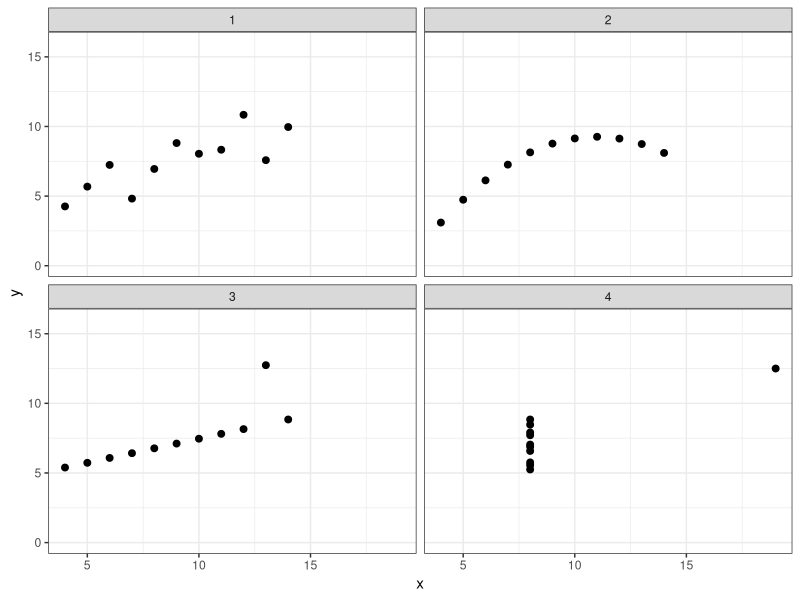
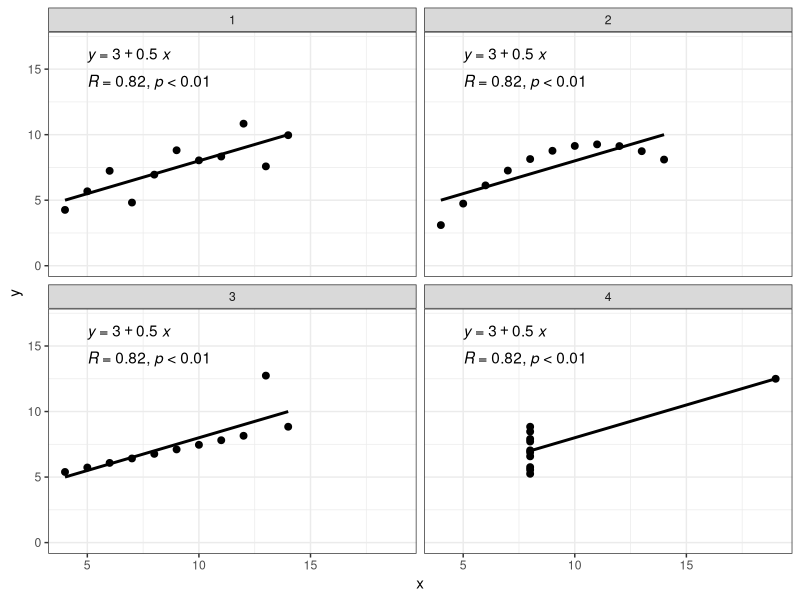

The R source for these figures, in order: (Note: this script raises an error after producing the figures.)
#
#
#
#
#
#
#
#
#
#
#
#
#
#
#
#
#
#
#
#
#
#
#
#
#
#
#
#
#
#
#
#
#
#
#
#
#
#
#
#
#
#
#
#
#
#
#
#
#
#
#
#
#
#
#
#
#| label: anscombes

library(tidyverse)
library(ggpubr)

anscombe_long <- tidyr::pivot_longer(
  anscombe,
  cols = everything(),
  names_to = c(".value", "set"),
  names_pattern = "([xy])(\\d+)",
  names_transform = list(set = as.integer)
) 

anscombe_fig <- ggpubr::ggscatter(data = anscombe_long, x = "x", y = "y", facet.by = "set") + 
  ylim(c(0, 16)) + 
  theme_bw()

anscombe_fig

ggpubr::ggscatter(data = anscombe_long, x = "x", y = "y", facet.by = "set", add = "reg.line") +
  ylim(c(0, 17)) + 
  ggpubr::stat_regline_equation(label.x = 5, label.y = 16) +
  ggpubr::stat_cor(label.x = 5, label.y = 14, digits = 2, p.accuracy = 0.01) + 
  theme_bw()

#
#
#
#
#
#
#
#
#
#
#
#
#
#
#
#
#
#
#
#
#
#
#
#
#
#
#
#
#
#
#
#
#
#
#
#
#
#
#
#
#
#
#
#
#
#
#
#
#
#
#
#
#
#
#
#
#
#
#
#
#
#
#
#
#
#
#
#
#
#
#
#
#
#
#
#
#
#
#
#
#
#
#
#
#
#
#
#
#
#
#
#
#
#
#
#
#
#
#
#| label: bad-ink-data-ratio

library(ggplot2)
library(dplyr)
library(cowplot)

base_irisplot <- dplyr::summarise(iris, Sepal_Wdith = mean(Sepal.Width), .by = Species)


ggdraw(p1) 

#
#
#
#
#
#
#
#
#
#
#
#
#
#
#
#
#
#
#
#
#
#
#
#
#
#
#
#
#
#
#
#
#
#
#
#
#
#
#
#
#
#
#
#
#
#
#
#
#
#
#
#
#
#
#
#
#
#
#
#
#
#
#
#
#
#
#
#
#
#
#
#
#
#
#
#
#
#
#
#
#
#
#
#
#
#
#
#
#
#
#
#
#
#
#
#
#
#
#
#
#
#
#
#
#
#
#
#
#
#
#
#
#
#
#
#
#
#
#
#
#
#
#
#
#
#
#
#
#
#
#
#
#
#
#
#
#
#
#
#
#
#
#
#
#
#
#
#
#
#
#
#
#
#
#
#
#
#
#
#
#
#
#
#
#
#
#
#
#
#
#
#
#
#
#
#
#
#
#
#
#
#
#
#
#
#
#
#
#
#
#
#
#
#
#
#
#
#
#
#
#
#
#
#
#
#
#
#
#
#
#
#
#
#
#
#
#
#
#
#
#
#
#
#
#
#
#
#
#
#
#
#
#
#
#
#
#
#
#
#
#
#
#
#
#
#
#
#
#
#
#
#
#
#
#
#
#
#
#
#
#
#
#
#
#
#
#
#
#
#
#
#
#
#
#
#
#
#
#
#
#
#
#
#
#
#
#
#
#
#
#
#
#
#
#
#
#
#
#
#
